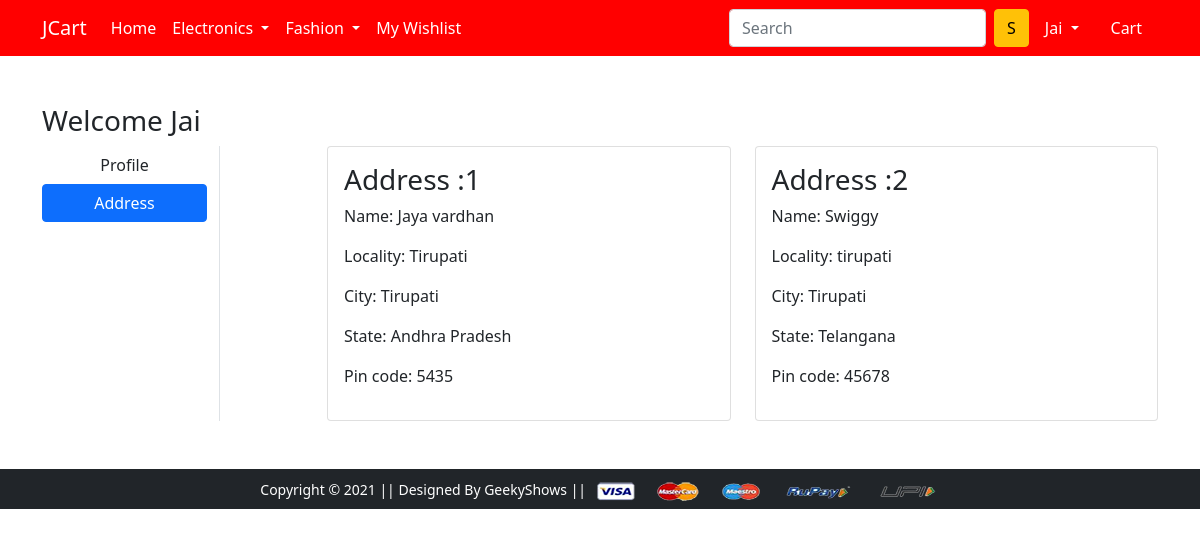
The page /address/ (signed in) on the database its author committed.
### app/models.py (models this page shows, shortened)
class Customer(models.Model):
    user=models.ForeignKey(User,on_delete=models.CASCADE)
    name=models.CharField(max_length=100)
    locality=models.CharField(max_length=100)
    city=models.CharField(max_length=100)
    zipcode=models.IntegerField()
    state=models.CharField(choices=STATE_CHOICES,max_length=50)

### app/views.py (the view)
# urls.py: path('address/', views.address, name='address'),
def address(request):
    addresses=Customer.objects.filter(user=request.user)
    return render(request, 'app/address.html',{'add':addresses,'active':'btn-primary'})

### app/Templates/app/address.html (shortened to what this page needs)
{% extends 'app/base.html' %}
{% load static %}
{% block main-content %}
<div class="container my-5">
 <div class="row">
 <h3>Welcome {{request.user|capfirst}}</h3>
  <div class="col-sm-2 border-end">
   <ul class="list-unstyled">
    <li class="d-grid"><a href="{% url 'profile' %}" class="btn ">Profile</a></li>
    <li class="d-grid"><a href="{% url 'address' %}" class="btn {{active}}">Address</a></li>
   </ul>
  </div>
  <div class="col-sm-9 offset-sm-1">
   <div class="row">
    {% for ad in add %}
    <div class="col-sm-6">
     <div class="card">
      <div class="card-body">
       <h3>Address :{{forloop.counter}}</h3>
       <p>Name: {{ad.name|capfirst}}</p>
       <p>Locality: {{ad.locality}}</p>
       <p>City: {{ad.city}}</p>
       <p>State: {{ad.state}}</p>
       <p>Pin code: {{ad.zipcode}}</p>
      </div>
     </div>
    </div>
    {% endfor %}
   </div>
  </div>
 </div>
</div>
{% endblock main-content %}

### app/Templates/app/base.html (shortened to what this page needs)
<!doctype html>
{% load static %}
<html lang="en">
  <head>
    <link href="https://cdn.jsdelivr.net/npm/bootstrap@5.0.0-beta1/dist/css/bootstrap.min.css" rel="stylesheet">
    <link rel="stylesheet" href="{% static 'app/css/owl.carousel.min.css' %}">
    <link rel="stylesheet" href="{% static 'app/css/all.min.css' %}">
    <link rel="stylesheet" href="{% static 'app/css/style.css' %}">
  </head>
  <body>
    <nav class="navbar navbar-expand-lg navbar-dark " style="background-color:red">
     <div class="container">
       <a class="navbar-brand" href="/">JCart</a>
       <div class="collapse navbar-collapse" id="navbarSupportedContent">
         <ul class="navbar-nav me-auto mb-2 mb-lg-0">
           <li class="nav-item">
             <a class="nav-link active" aria-current="page" href="/">Home</a>
           </li>
           <li class="nav-item dropdown">
             <a class="nav-link dropdown-toggle text-white" href="#" id="electronicsDropdown" role="button" data-bs-toggle="dropdown" aria-expanded="false">
               Electronics
             </a>
           </li>
           <li class="nav-item dropdown">
             <a class="nav-link dropdown-toggle text-white" href="#" id="fashionDropdown" role="button" data-bs-toggle="dropdown" aria-expanded="false">
               Fashion
             </a>
           </li>
           {% if request.user.is_authenticated %}
           <li>
            <a class="nav-link text-white" href="{% url 'wishlist'  %}" id="wishlist" role="button"  aria-expanded="false">
              My Wishlist
            </a>
           </li>
           {% endif %}
         </ul>
         <form class="d-flex">
           <input class="form-control me-2" type="search" placeholder="Search" name="search" aria-label="Search">
           <button class="btn btn-warning" type="submit">S</button>
         </form>
         <div>
          <ul class="navbar-nav me-auto mb-2 mb-lg-0">
            {% if request.user.is_authenticated %}
           <li class="nav-item dropdown mx-2">
              <a class="nav-link dropdown-toggle text-white" href="#" id="profileDropdown" role="button" data-bs-toggle="dropdown" aria-expanded="false">
                {{request.user.username|capfirst}}
              </a>
            </li>
            <li class="nav-item mx-2">
             <a href="{% url 'show_cart' %}" class="nav-link text-white"> Cart </a>
            </li>
            {% endif %}
          </ul>
         </div>
       </div>
     </div>
    </nav>
    {% block main-content %} {% endblock main-content %}
    <footer class="container-fluid bg-dark text-center p-2 mt-5">
        <small class="text-white">Copyright &copy; 2021 || Designed By GeekyShows || </small>
        <img src="{% static 'app/images/payment.png' %}" alt="" srcset="" class="img-fluid" height="2px">
    </footer>
  </body>
</html>

### rows shown on the page
Customer: name "Jaya vardhan", locality "Tirupati", city "Tirupati", state "Andhra Pradesh", zipcode "5435"
Customer: name "Swiggy", locality "tirupati", city "Tirupati", state "Telangana", zipcode "45678"

### other values the page prints
{{ request.user.username|capfirst }} "Jai"
{{ request.user|capfirst }} "Jai"
